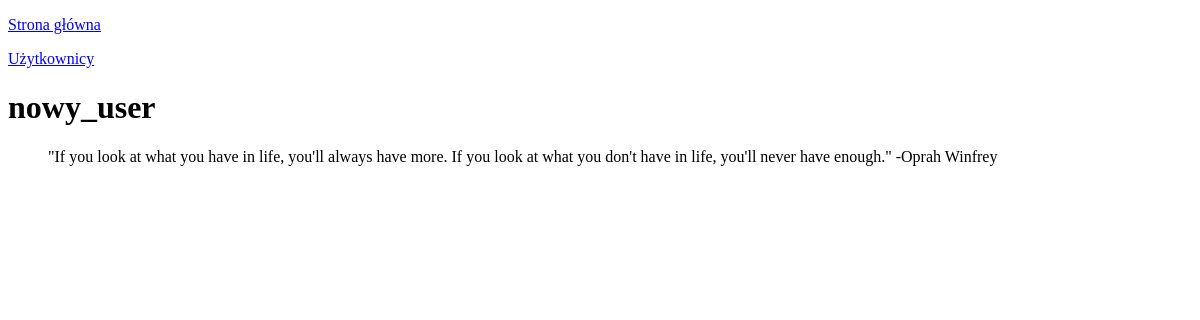
/users/3/ (signed in), run on an earlier commit of the app's database.
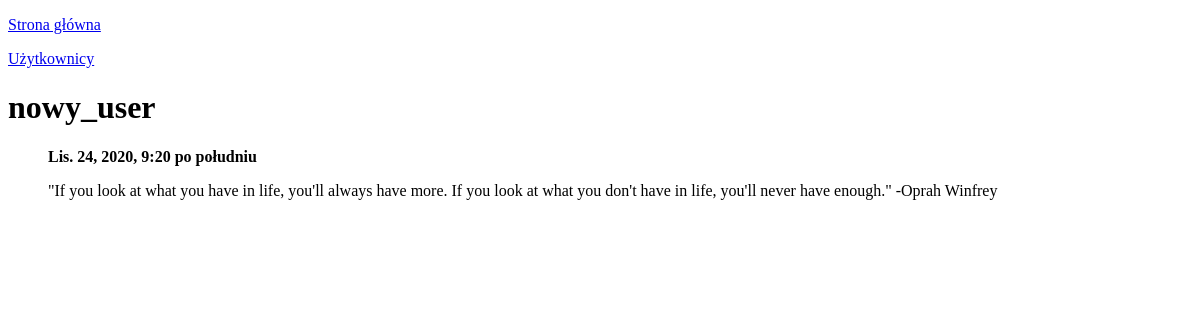
And on a later commit of the database.
### cwierkacz/models.py (models this page shows, shortened)
class Post(models.Model):
    author = models.ForeignKey(User, on_delete=models.CASCADE)
    text = models.TextField()
    created_date = models.DateTimeField()

### cwierkacz/views.py (the view)
# urls.py: path('users/<int:pk>/', login_required(views.UserDetailView.as_view()), name='user-detail')
class UserDetailView(generic.DetailView):
    model = User
    template_name = 'cwierkacz/user_detail.html'
    def get_context_data(self, **kwargs):
        context = super().get_context_data(**kwargs)
        context['posts'] = self.object.post_set.all().order_by('-created_date')
        return context

### templates/cwierkacz/user_detail.html (shortened to what this page needs)
<!DOCTYPE html>
<html lang="en">
<head>
</head>
<body>
{% load tz %}
{% localtime on %}
    <p style="text-align: left"><a href="{% url 'cwierkacz:home' %}">Strona główna</a></p>
    <p style="text-align: left"><a href="{% url 'cwierkacz:users' %}">Użytkownicy</a></p>
    <h1>{{ object.username }}</h1>
    {% if posts %}
        <ol>
            {% for post in posts %}
                <p><strong>{{ post.created_date | localtime }}</strong></p>
                <p>{{ post.text }}</p>
            {% endfor %}
        </ol>
    {% else %}
        <p>Brak postów tego użytkownika.</p>
    {% endif %}
{% endlocaltime %}
</body>
</html>

What changed in the data, as far as the page shows it:
removed Post: text "\"If you look at what you have in life, you'll always have more. If you look at what you don't have in life, you'll never have enough.\" -Oprah Winfrey"
added Post: created_date "Lis. 24, 2020, 9:20 po południu", text "\"If you look at what you have in life, you'll always have more. If you look at what you don't have in life, you'll never have enough.\" -Oprah Winfrey"
